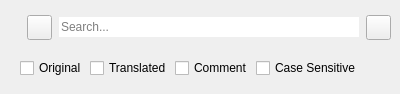
<?xml version="1.0" encoding="UTF-8"?>
<ui version="4.0">
 <class>SearchWidget</class>
 <widget class="QWidget" name="SearchWidget">
  <property name="geometry">
   <rect>
    <x>0</x>
    <y>0</y>
    <width>400</width>
    <height>94</height>
   </rect>
  </property>
  <property name="maximumSize">
   <size>
    <width>400</width>
    <height>16777215</height>
   </size>
  </property>
  <property name="windowTitle">
   <string>Form</string>
  </property>
  <layout class="QVBoxLayout" name="verticalLayout">
   <property name="spacing">
    <number>3</number>
   </property>
   <property name="leftMargin">
    <number>20</number>
   </property>
   <property name="topMargin">
    <number>0</number>
   </property>
   <property name="rightMargin">
    <number>0</number>
   </property>
   <property name="bottomMargin">
    <number>0</number>
   </property>
   <item>
    <layout class="QHBoxLayout" name="horizontalLayout">
     <property name="spacing">
      <number>0</number>
     </property>
     <item>
      <widget class="QPushButton" name="searchButton">
       <property name="maximumSize">
        <size>
         <width>25</width>
         <height>25</height>
        </size>
       </property>
       <property name="text">
        <string/>
       </property>
       <property name="icon">
        <iconset resource="resources.qrc">
         <normaloff>:/icons/search</normaloff>:/icons/search</iconset>
       </property>
      </widget>
     </item>
     <item>
      <widget class="QLineEdit" name="searchEdit">
       <property name="maximumSize">
        <size>
         <width>300</width>
         <height>16777215</height>
        </size>
       </property>
       <property name="frame">
        <bool>false</bool>
       </property>
       <property name="placeholderText">
        <string>Search...</string>
       </property>
      </widget>
     </item>
     <item>
      <widget class="QPushButton" name="clearButton">
       <property name="maximumSize">
        <size>
         <width>25</width>
         <height>25</height>
        </size>
       </property>
       <property name="text">
        <string/>
       </property>
       <property name="icon">
        <iconset resource="resources.qrc">
         <normaloff>:/icons/clear</normaloff>:/icons/clear</iconset>
       </property>
      </widget>
     </item>
    </layout>
   </item>
   <item>
    <layout class="QHBoxLayout" name="horizontalLayout_2">
     <item>
      <widget class="QCheckBox" name="originalBox">
       <property name="text">
        <string>Original</string>
       </property>
      </widget>
     </item>
     <item>
      <widget class="QCheckBox" name="translatedBox">
       <property name="text">
        <string>Translated</string>
       </property>
      </widget>
     </item>
     <item>
      <widget class="QCheckBox" name="commentBox">
       <property name="text">
        <string>Comment</string>
       </property>
      </widget>
     </item>
     <item>
      <widget class="QCheckBox" name="caseBox">
       <property name="text">
        <string>Case Sensitive</string>
       </property>
      </widget>
     </item>
     <item>
      <spacer name="horizontalSpacer">
       <property name="orientation">
        <enum>Qt::Horizontal</enum>
       </property>
       <property name="sizeHint" stdset="0">
        <size>
         <width>40</width>
         <height>20</height>
        </size>
       </property>
      </spacer>
     </item>
    </layout>
   </item>
  </layout>
 </widget>
 <resources>
  <include location="resources.qrc"/>
 </resources>
 <connections>
  <connection>
   <sender>searchEdit</sender>
   <signal>returnPressed()</signal>
   <receiver>searchButton</receiver>
   <slot>click()</slot>
   <hints>
    <hint type="sourcelabel">
     <x>144</x>
     <y>22</y>
    </hint>
    <hint type="destinationlabel">
     <x>33</x>
     <y>22</y>
    </hint>
   </hints>
  </connection>
  <connection>
   <sender>clearButton</sender>
   <signal>clicked()</signal>
   <receiver>searchEdit</receiver>
   <slot>clear()</slot>
   <hints>
    <hint type="sourcelabel">
     <x>255</x>
     <y>22</y>
    </hint>
    <hint type="destinationlabel">
     <x>144</x>
     <y>22</y>
    </hint>
   </hints>
  </connection>
  <connection>
   <sender>commentBox</sender>
   <signal>clicked()</signal>
   <receiver>searchButton</receiver>
   <slot>click()</slot>
   <hints>
    <hint type="sourcelabel">
     <x>254</x>
     <y>71</y>
    </hint>
    <hint type="destinationlabel">
     <x>33</x>
     <y>22</y>
    </hint>
   </hints>
  </connection>
  <connection>
   <sender>originalBox</sender>
   <signal>clicked()</signal>
   <receiver>searchButton</receiver>
   <slot>click()</slot>
   <hints>
    <hint type="sourcelabel">
     <x>65</x>
     <y>71</y>
    </hint>
    <hint type="destinationlabel">
     <x>33</x>
     <y>22</y>
    </hint>
   </hints>
  </connection>
  <connection>
   <sender>translatedBox</sender>
   <signal>clicked()</signal>
   <receiver>searchButton</receiver>
   <slot>click()</slot>
   <hints>
    <hint type="sourcelabel">
     <x>159</x>
     <y>71</y>
    </hint>
    <hint type="destinationlabel">
     <x>33</x>
     <y>22</y>
    </hint>
   </hints>
  </connection>
  <connection>
   <sender>caseBox</sender>
   <signal>clicked()</signal>
   <receiver>searchButton</receiver>
   <slot>click()</slot>
   <hints>
    <hint type="sourcelabel">
     <x>286</x>
     <y>71</y>
    </hint>
    <hint type="destinationlabel">
     <x>40</x>
     <y>22</y>
    </hint>
   </hints>
  </connection>
 </connections>
</ui>
